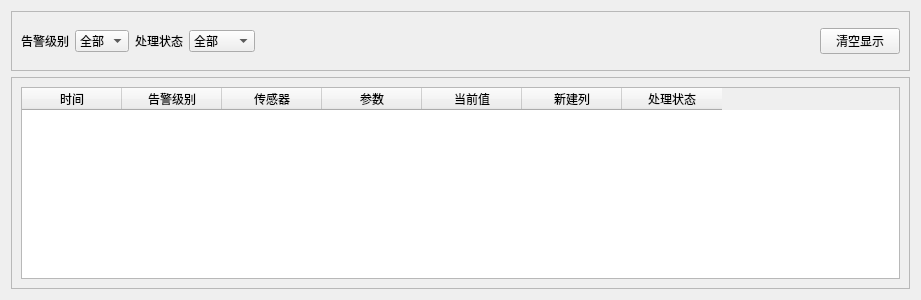
           <widget class="QWidget" name="alarmPage">
            <layout class="QVBoxLayout" name="verticalLayout_17">
             <item>
              <widget class="QFrame" name="alarmControlFrame">
               <property name="minimumSize">
                <size>
                 <width>0</width>
                 <height>60</height>
                </size>
               </property>
               <property name="maximumSize">
                <size>
                 <width>16777215</width>
                 <height>80</height>
                </size>
               </property>
               <property name="frameShape">
                <enum>QFrame::Shape::StyledPanel</enum>
               </property>
               <property name="frameShadow">
                <enum>QFrame::Shadow::Raised</enum>
               </property>
               <layout class="QHBoxLayout" name="horizontalLayout_6">
                <item>
                 <widget class="QLabel" name="label">
                  <property name="text">
                   <string>告警级别</string>
                  </property>
                 </widget>
                </item>
                <item>
                 <widget class="QComboBox" name="alarmLevelComboBox">
                  <item>
                   <property name="text">
                    <string>全部</string>
                   </property>
                  </item>
                  <item>
                   <property name="text">
                    <string>提示</string>
                   </property>
                  </item>
                  <item>
                   <property name="text">
                    <string>警告</string>
                   </property>
                  </item>
                  <item>
                   <property name="text">
                    <string>严重</string>
                   </property>
                  </item>
                 </widget>
                </item>
                <item>
                 <widget class="QLabel" name="alarmStatusLabel">
                  <property name="text">
                   <string>处理状态</string>
                  </property>
                 </widget>
                </item>
                <item>
                 <widget class="QComboBox" name="alarmStatusComboBox">
                  <item>
                   <property name="text">
                    <string>全部</string>
                   </property>
                  </item>
                  <item>
                   <property name="text">
                    <string>未处理</string>
                   </property>
                  </item>
                  <item>
                   <property name="text">
                    <string>已处理</string>
                   </property>
                  </item>
                 </widget>
                </item>
                <item>
                 <spacer name="horizontalSpacer_3">
                  <property name="orientation">
                   <enum>Qt::Orientation::Horizontal</enum>
                  </property>
                  <property name="sizeHint" stdset="0">
                   <size>
                    <width>559</width>
                    <height>20</height>
                   </size>
                  </property>
                 </spacer>
                </item>
                <item>
                 <widget class="QPushButton" name="clearAlarmButton">
                  <property name="text">
                   <string>清空显示</string>
                  </property>
                 </widget>
                </item>
               </layout>
              </widget>
             </item>
             <item>
              <widget class="QFrame" name="alarmTableFrame">
               <property name="frameShape">
                <enum>QFrame::Shape::StyledPanel</enum>
               </property>
               <property name="frameShadow">
                <enum>QFrame::Shadow::Raised</enum>
               </property>
               <layout class="QHBoxLayout" name="horizontalLayout_7">
                <item>
                 <widget class="QTableWidget" name="alarmTableWidget">
                  <property name="alternatingRowColors">
                   <bool>true</bool>
                  </property>
                  <property name="selectionMode">
                   <enum>QAbstractItemView::SelectionMode::SingleSelection</enum>
                  </property>
                  <column>
                   <property name="text">
                    <string>时间</string>
                   </property>
                  </column>
                  <column>
                   <property name="text">
                    <string>告警级别</string>
                   </property>
                  </column>
                  <column>
                   <property name="text">
                    <string>传感器</string>
                   </property>
                  </column>
                  <column>
                   <property name="text">
                    <string>参数</string>
                   </property>
                  </column>
                  <column>
                   <property name="text">
                    <string>当前值</string>
                   </property>
                  </column>
                  <column>
                   <property name="text">
                    <string>新建列</string>
                   </property>
                  </column>
                  <column>
                   <property name="text">
                    <string>处理状态</string>
                   </property>
                  </column>
                 </widget>
                </item>
               </layout>
              </widget>
             </item>
            </layout>
           </widget>
